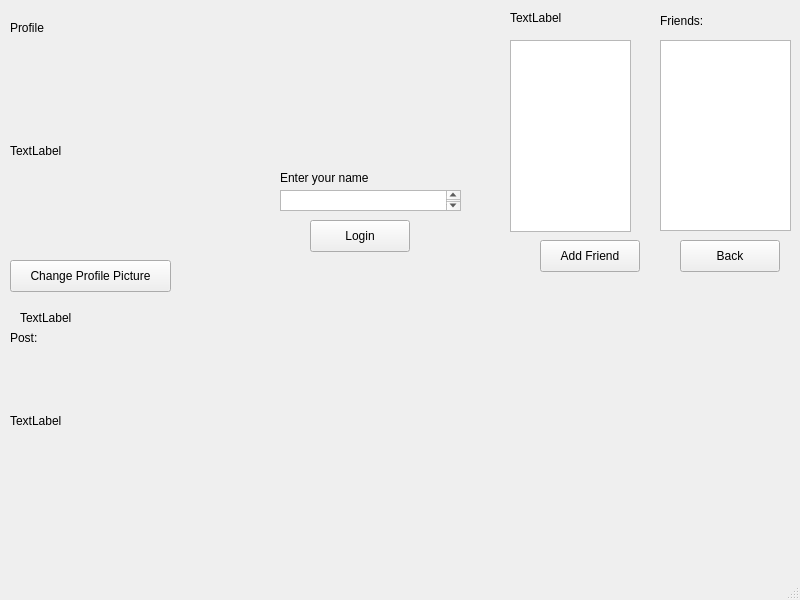
<?xml version="1.0" encoding="UTF-8"?>
<ui version="4.0">
 <class>SocialNetworkWindow</class>
 <widget class="QMainWindow" name="SocialNetworkWindow">
  <property name="geometry">
   <rect>
    <x>0</x>
    <y>0</y>
    <width>800</width>
    <height>600</height>
   </rect>
  </property>
  <property name="windowTitle">
   <string>SocialNetworkWindow</string>
  </property>
  <widget class="QWidget" name="centralwidget">
   <widget class="QPushButton" name="AddFButton">
    <property name="geometry">
     <rect>
      <x>540</x>
      <y>240</y>
      <width>100</width>
      <height>32</height>
     </rect>
    </property>
    <property name="text">
     <string>Add Friend</string>
    </property>
   </widget>
   <widget class="QPushButton" name="BackButton">
    <property name="geometry">
     <rect>
      <x>680</x>
      <y>240</y>
      <width>100</width>
      <height>32</height>
     </rect>
    </property>
    <property name="text">
     <string>Back</string>
    </property>
   </widget>
   <widget class="QTableWidget" name="FriendsTableWidget">
    <property name="geometry">
     <rect>
      <x>660</x>
      <y>40</y>
      <width>131</width>
      <height>191</height>
     </rect>
    </property>
   </widget>
   <widget class="QTableWidget" name="SuggestedtableWidget">
    <property name="geometry">
     <rect>
      <x>510</x>
      <y>40</y>
      <width>121</width>
      <height>192</height>
     </rect>
    </property>
   </widget>
   <widget class="QPushButton" name="LoginButton">
    <property name="geometry">
     <rect>
      <x>310</x>
      <y>220</y>
      <width>100</width>
      <height>32</height>
     </rect>
    </property>
    <property name="text">
     <string>Login</string>
    </property>
   </widget>
   <widget class="QLabel" name="Loginlabel">
    <property name="geometry">
     <rect>
      <x>280</x>
      <y>170</y>
      <width>121</width>
      <height>16</height>
     </rect>
    </property>
    <property name="text">
     <string>Enter your name</string>
    </property>
   </widget>
   <widget class="QTextEdit" name="NametextEdit">
    <property name="geometry">
     <rect>
      <x>280</x>
      <y>190</y>
      <width>181</width>
      <height>21</height>
     </rect>
    </property>
   </widget>
   <widget class="QLabel" name="ProfileLabel">
    <property name="geometry">
     <rect>
      <x>10</x>
      <y>20</y>
      <width>161</width>
      <height>16</height>
     </rect>
    </property>
    <property name="text">
     <string>Profile</string>
    </property>
   </widget>
   <widget class="QLabel" name="RecentPostLabel">
    <property name="geometry">
     <rect>
      <x>10</x>
      <y>350</y>
      <width>741</width>
      <height>141</height>
     </rect>
    </property>
    <property name="text">
     <string>TextLabel</string>
    </property>
   </widget>
   <widget class="QLabel" name="SuggestedFredLabel">
    <property name="geometry">
     <rect>
      <x>510</x>
      <y>10</y>
      <width>121</width>
      <height>16</height>
     </rect>
    </property>
    <property name="text">
     <string>TextLabel</string>
    </property>
   </widget>
   <widget class="QLabel" name="ProfilePic">
    <property name="geometry">
     <rect>
      <x>10</x>
      <y>40</y>
      <width>361</width>
      <height>221</height>
     </rect>
    </property>
    <property name="text">
     <string>TextLabel</string>
    </property>
   </widget>
   <widget class="QPushButton" name="picButton">
    <property name="geometry">
     <rect>
      <x>10</x>
      <y>260</y>
      <width>161</width>
      <height>32</height>
     </rect>
    </property>
    <property name="text">
     <string>Change Profile Picture</string>
    </property>
   </widget>
   <widget class="QLabel" name="AddressLabel">
    <property name="geometry">
     <rect>
      <x>20</x>
      <y>310</y>
      <width>431</width>
      <height>16</height>
     </rect>
    </property>
    <property name="text">
     <string>TextLabel</string>
    </property>
   </widget>
   <widget class="QLabel" name="FriendsLabel">
    <property name="geometry">
     <rect>
      <x>660</x>
      <y>10</y>
      <width>101</width>
      <height>21</height>
     </rect>
    </property>
    <property name="text">
     <string>Friends:</string>
    </property>
   </widget>
   <widget class="QLabel" name="PostLabel">
    <property name="geometry">
     <rect>
      <x>10</x>
      <y>330</y>
      <width>201</width>
      <height>16</height>
     </rect>
    </property>
    <property name="text">
     <string>Post:</string>
    </property>
   </widget>
  </widget>
  <widget class="QMenuBar" name="menubar">
   <property name="geometry">
    <rect>
     <x>0</x>
     <y>0</y>
     <width>800</width>
     <height>37</height>
    </rect>
   </property>
  </widget>
  <widget class="QStatusBar" name="statusbar"/>
 </widget>
 <resources/>
 <connections/>
</ui>
